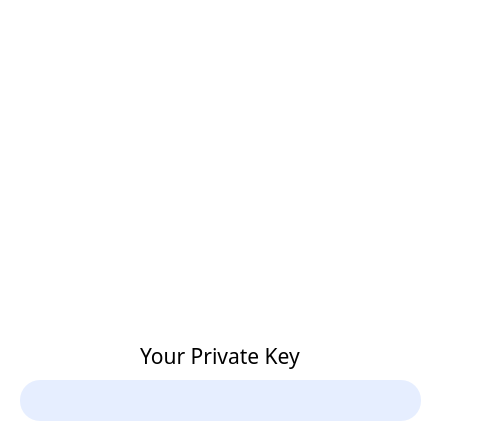
<?xml version="1.0" encoding="UTF-8"?>
<ui version="4.0">
 <class>PriKeyForm</class>
 <widget class="QWidget" name="PriKeyForm">
  <property name="geometry">
   <rect>
    <x>0</x>
    <y>0</y>
    <width>487</width>
    <height>446</height>
   </rect>
  </property>
  <property name="windowTitle">
   <string>Form</string>
  </property>
  <property name="styleSheet">
   <string notr="true">background-color: rgb(255, 255, 255);</string>
  </property>
  <widget class="QLabel" name="label_8">
   <property name="geometry">
    <rect>
     <x>140</x>
     <y>340</y>
     <width>211</width>
     <height>31</height>
    </rect>
   </property>
   <property name="font">
    <font>
     <family>微软雅黑</family>
     <pointsize>16</pointsize>
    </font>
   </property>
   <property name="text">
    <string>Your Private Key</string>
   </property>
  </widget>
  <widget class="QLabel" name="label">
   <property name="geometry">
    <rect>
     <x>110</x>
     <y>80</y>
     <width>251</width>
     <height>231</height>
    </rect>
   </property>
   <property name="styleSheet">
    <string notr="true">background-color: rgb(255, 255, 255);</string>
   </property>
   <property name="text">
    <string/>
   </property>
   <property name="scaledContents">
    <bool>true</bool>
   </property>
  </widget>
  <widget class="QLineEdit" name="lineEdit_8">
   <property name="geometry">
    <rect>
     <x>20</x>
     <y>380</y>
     <width>401</width>
     <height>41</height>
    </rect>
   </property>
   <property name="font">
    <font>
     <family>微软雅黑</family>
     <pointsize>11</pointsize>
    </font>
   </property>
   <property name="styleSheet">
    <string notr="true">border:0px;
border-radius:20px;

background-color: rgb(230, 238, 255);</string>
   </property>
   <property name="text">
    <string/>
   </property>
  </widget>
  <widget class="QPushButton" name="closeenterpsw">
   <property name="geometry">
    <rect>
     <x>450</x>
     <y>10</y>
     <width>41</width>
     <height>31</height>
    </rect>
   </property>
   <property name="text">
    <string/>
   </property>
   <property name="icon">
    <iconset>
     <normaloff>D:/wtc_py/pic/close.png</normaloff>D:/wtc_py/pic/close.png</iconset>
   </property>
   <property name="flat">
    <bool>true</bool>
   </property>
  </widget>
  <widget class="QPushButton" name="pushButton_35">
   <property name="geometry">
    <rect>
     <x>420</x>
     <y>380</y>
     <width>41</width>
     <height>41</height>
    </rect>
   </property>
   <property name="cursor">
    <cursorShape>PointingHandCursor</cursorShape>
   </property>
   <property name="autoFillBackground">
    <bool>false</bool>
   </property>
   <property name="text">
    <string/>
   </property>
   <property name="icon">
    <iconset>
     <normaloff>D:/wtc_py/pic/purplecopy.png</normaloff>D:/wtc_py/pic/purplecopy.png</iconset>
   </property>
   <property name="iconSize">
    <size>
     <width>77</width>
     <height>77</height>
    </size>
   </property>
   <property name="autoDefault">
    <bool>false</bool>
   </property>
   <property name="flat">
    <bool>true</bool>
   </property>
  </widget>
 </widget>
 <resources/>
 <connections/>
</ui>
